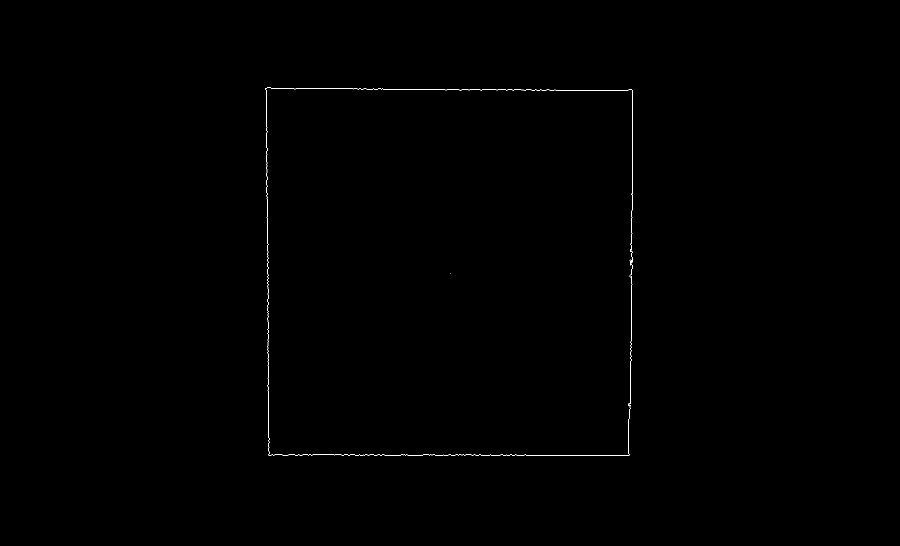
#> input picture images/thickness_1/singleshot/contour.png, 1800 x 1092 px (shown at 1/2 size)
$ python Reconstruction_Singleshot.py   (Python 2 division)
#> lines starting #> are read from the running program, lines starting #| are printed output that depends on the picture; after the words box and inside, x2 and y2 are one past the last pixel; in counts of white or black regions, pixels touching at a corner belong together
import ROOT
import cv2
import numpy as np
import os
import math
from array import array

ROOT.gROOT.SetBatch(True)
#> (this line was passed over: ROOT is not available in this run)
ROOT.gStyle.SetOptStat(0)
#> (this line was passed over: ROOT is not available in this run)
#> further down, img_contour is the input picture: shape (1092, 1800, 3); 0.15% white in thin lines or dots, all inside (x1, y1, x2, y2) = (530, 175, 1266, 912)
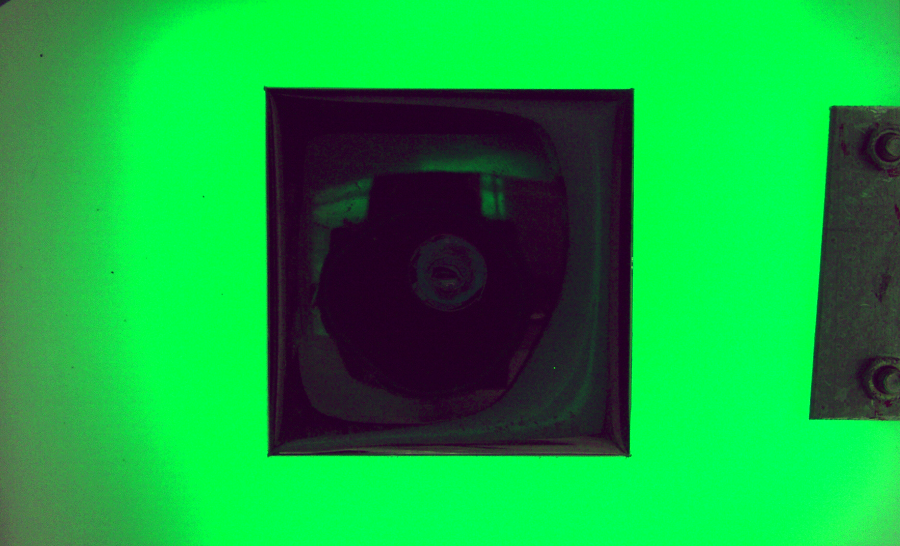
#> input picture images/thickness_1/singleshot/shot.png, 1800 x 1092 px (shown at 1/2 size)
#> further down, img_shot is the input picture: shape (1092, 1800, 3); mean B, G, R 63.5, 165.6, 20.4

def filtercircle(inputpic,tag):
#> called with tag = 'singleshot'
    img = inputpic.copy()
    nrows, ncols, rgb = img.shape
#> nrows = 1092; ncols = 1800; rgb = 3
    cx     = ncols/2
#> cx = 900
    cy     = nrows/2
#> cy = 546
    r      = nrows/2
#> r = 546
    for i in range(0, nrows):
      for j in range(0, ncols):
           distance = math.sqrt(  (j-cx)*(j-cx) + (i-cy)*(i-cy))
           if distance < 0.85*r: continue
           for k in range(0, rgb): img[i,j,k] = 0
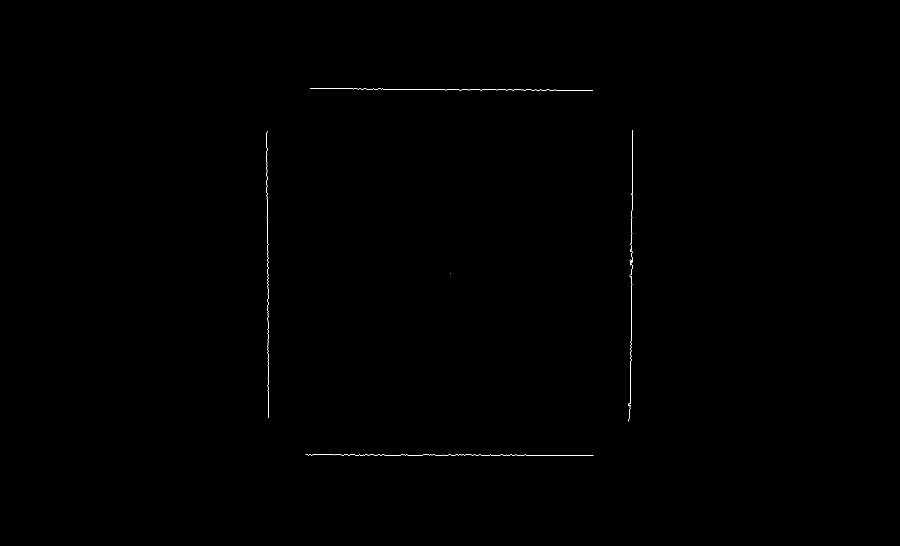
#> img: shape (1092, 1800, 3) (shown at 1/2 size); 0.12% white in thin lines or dots, all inside (x1, y1, x2, y2) = (532, 176, 1266, 912)
    cv2.imwrite("plots_singleshot/test_circle_%s.png"%tag,img)
    return img

# [32 lines left out: functions converttomm, preselect_averagey, not called in this run]

def makegraph(inputpic):
    img = inputpic.copy()
    nrows, ncols, rgb = img.shape
    pixels_xy = []
    #Find all white pixel in x-axis
    for i in range(0, nrows):
      for j in range(0, ncols):
           if img[i,j,0] != 0:
              pixels_xy.append([j,i])
    #order them from low x to high x
    pixels_xy = sorted(pixels_xy, key=lambda x: x[0], reverse=False)
    #Preselect pixels
    pixels_xy = preselect_averagey(pixels_xy)
    x, y = array( 'f' ), array( 'f' )
    for i in range(0, len(pixels_xy)):
       x.append( pixels_xy[i][0] )
       y.append( pixels_xy[i][1] )
    gr = ROOT.TGraph( len(pixels_xy), x, y )
    return gr

# [22 lines left out: functions makepoint, findintersection, not called in this run]

def makefits(inputt,inputb,inputl,inputr,tag):
    #Get points for fits
    nrows, ncols, rgb = inputt.shape
    grt = makegraph(inputt)
    grb = makegraph(inputb)
    grl = makegraph(inputl)
    grr = makegraph(inputr)
    #Get min/max for fit
    n_t    = grt.GetN()
    maxx_t = grt.GetX()[n_t-1]
    minx_t = grt.GetX()[0]
    n_b    = grb.GetN()
    maxx_b = grb.GetX()[n_b-1]
    minx_b = grb.GetX()[0]
    n_l    = grl.GetN()
    maxx_l = grl.GetX()[n_l-1]
    minx_l = grl.GetX()[0]
    n_r    = grr.GetN()
    maxx_r = grr.GetX()[n_r-1]
    minx_r = grr.GetX()[0]

    #Fit to graphs with linear function
    print "[INFO] Starting fits in all corners"
    grt.Fit("pol1","RQ","",minx_t-1,maxx_t+1);
    grb.Fit("pol1","RQ","",minx_b-1,maxx_b+1);
    grl.Fit("pol1","RQ","",minx_l-0.5,maxx_l+0.1);
    grr.Fit("pol1","RQ","",minx_r-0.1,maxx_r+0.5);
    grt.GetFunction("pol1").SetLineColor(ROOT.kRed)
    grb.GetFunction("pol1").SetLineColor(ROOT.kRed)
    grl.GetFunction("pol1").SetLineColor(ROOT.kRed)
    grr.GetFunction("pol1").SetLineColor(ROOT.kRed)

    #Find the intersection
    fitt = grt.GetFunction("pol1");
    fitb = grb.GetFunction("pol1");
    fitl = grl.GetFunction("pol1");
    fitr = grr.GetFunction("pol1");
    x_1,y_1  = findintersection(fitt,fitr,0,ncols)
    x_2,y_2  = findintersection(fitt,fitl,0,ncols)
    x_3,y_3  = findintersection(fitb,fitl,0,ncols)
    x_4,y_4  = findintersection(fitb,fitr,0,ncols)
    print "   - The fitted corner positions:"
    print "           -  Corner 1 (x,y): [%.3f,%.3f]"%(x_1,y_1)
    print "           -  Corner 2 (x,y): [%.3f,%.3f]"%(x_2,y_2)
    print "           -  Corner 3 (x,y): [%.3f,%.3f]"%(x_3,y_3)
    print "           -  Corner 4 (x,y): [%.3f,%.3f]"%(x_4,y_4)
    gr1  = makepoint(x_1,y_1)
    gr2  = makepoint(x_2,y_2)
    gr3  = makepoint(x_3,y_3)
    gr4  = makepoint(x_4,y_4)

    #Create Canvas
    c1 = ROOT.TCanvas("c1", "c1", 1600, 1000)
    c1.SetFrameLineWidth(3)
    c1.SetBottomMargin (0.15)
    c1.SetRightMargin (0.05)
    c1.SetLeftMargin (0.10)
    #First just a frame to give the format to the plot
    histoframe = ROOT.TH2F("","",ncols*10,0,ncols,nrows*10,0,nrows)
    histoframe.GetYaxis().SetTitleSize(0.050)
    histoframe.GetXaxis().SetTitleSize(0.055)
    histoframe.GetYaxis().SetLabelSize(0.05)
    histoframe.GetXaxis().SetLabelSize(0.05)
    histoframe.GetXaxis().SetLabelOffset(0.010)
    histoframe.GetYaxis().SetTitleOffset(1.0)
    histoframe.GetXaxis().SetTitleOffset(1.1)
    histoframe.GetXaxis().SetTitle("X pixel coordinate")
    histoframe.GetYaxis().SetTitle("Y pixel coordinate")
    histoframe.Draw()
    #format to tgraphs
    grt.SetLineColor( 2 )
    grt.SetLineWidth( 1 )
    grt.SetMarkerColor( ROOT.kBlack )
    grt.SetMarkerSize( 1.5 )
    grt.SetMarkerStyle( 8 )
    grt.Draw( 'P same' )
    grb.SetLineColor( 2 )
    grb.SetLineWidth( 1 )
    grb.SetMarkerColor( ROOT.kBlack )
    grb.SetMarkerSize( 1.5 )
    grb.SetMarkerStyle( 8 )
    grb.Draw( 'P same' )
    grl.SetLineColor( 2 )
    grl.SetLineWidth( 1 )
    grl.SetMarkerColor( ROOT.kBlack )
    grl.SetMarkerSize( 1.5 )
    grl.SetMarkerStyle( 8 )
    grl.Draw( 'P same' )
    grr.SetLineColor( 2 )
    grr.SetLineWidth( 1 )
    grr.SetMarkerColor( ROOT.kBlack )
    grr.SetMarkerSize( 1.5 )
    grr.SetMarkerStyle( 8 )
    grr.Draw( 'P same' )

    gr1.SetMarkerColor(ROOT.kBlue)
    gr1.SetMarkerSize( 2)
    gr1.SetMarkerStyle(8)
    gr1.Draw( 'P same' )
    gr2.SetMarkerColor(ROOT.kBlue)
    gr2.SetMarkerSize( 2)
    gr2.SetMarkerStyle(8)
    gr2.Draw( 'P same' )
    gr3.SetMarkerColor(ROOT.kBlue)
    gr3.SetMarkerSize( 2)
    gr3.SetMarkerStyle(8)
    gr3.Draw( 'P same' )
    gr4.SetMarkerColor(ROOT.kBlue)
    gr4.SetMarkerSize( 2)
    gr4.SetMarkerStyle(8)
    gr4.Draw( 'P same' )

    #Draw the intersection point
    pt1 = ROOT.TPaveText(0.1863218,0.886316,0.3045977,0.978947,"brNDC")
    pt1.SetBorderSize(0)
    pt1.SetTextAlign(12)
    pt1.SetTextFont(62)
    pt1.SetTextSize(0.05)
    pt1.SetFillColor(0)
    pt1.SetFillStyle(0)
    pt1.AddText("CMS HGCAL SiPM-on-tile")
    pt1.Draw("SAME")

    #Draw legends
    leg_1 = ROOT.TLegend(0.12,0.3,0.25,0.70)
    leg_1.SetNColumns(1)
    leg_1.SetBorderSize(0)
    leg_1.SetTextSize(0.030)
    leg_1.SetTextFont(42)
    leg_1.SetLineColor(1)
    leg_1.SetLineWidth(10)
    leg_1.SetFillColor(0)
    leg_1.SetFillStyle(0)
    leg_1.Draw()
    leg_1.AddEntry(fitt,"Fits", "l")
    leg_1.AddEntry(grt,"Points", "p")
    leg_1.AddEntry(gr1,"Corner 1: (%.1f,%.1f)"%(x_1,y_1), "p")
    leg_1.AddEntry(gr2,"Corner 2: (%.1f,%.1f)"%(x_2,y_2), "p")
    leg_1.AddEntry(gr3,"Corner 3: (%.1f,%.1f)"%(x_3,y_3), "p")
    leg_1.AddEntry(gr4,"Corner 4: (%.1f,%.1f)"%(x_4,y_4), "p")

    c1.Update()
    c1.SaveAs("results_singleshot/fit_%s.pdf"%tag)

    return [[x_1,y_1],[x_2,y_2],[x_3,y_3],[x_4,y_4]], [fitt,fitb,fitr,fitl]

def filtersides(inputpic,res,tag):
#> called with res = 10, tag = 'singleshot'
    print "[INFO] Pixel analysis all corners"
    imgt = inputpic.copy()
    imgb = inputpic.copy()
    imgl = inputpic.copy()
    imgr = inputpic.copy()

    nrows, ncols, rgb = inputpic.shape
#> nrows = 1092; ncols = 1800; rgb = 3
    w_h_xmin  = 0
    w_h_xmax  = 0
    w_h_ymax  = 0
    w_h_ymin  = 0
    w_v_xmin  = 0
    w_v_xmax  = 0
    w_v_ymax  = 0
    w_v_ymin  = 0
    pixels_xy = []
    #Find all white pixel in x-axis
    for i in range(0, nrows):
      for j in range(0, ncols):
           if inputpic[i,j,0] != 0:
              pixels_xy.append([j,i])
    pixels_xy_byx= sorted(pixels_xy, key=lambda x: x[0], reverse=True)
    pixels_xy_byy= sorted(pixels_xy, key=lambda x: x[1], reverse=True)
    #Find key points
    minx = pixels_xy_byx[len(pixels_xy_byx)-1]
#> minx = [532, 284]
    maxx = pixels_xy_byx[0]
#> maxx = [1265, 260]
    miny = pixels_xy_byy[len(pixels_xy_byy)-1]
#> miny = [673, 176]
    maxy = pixels_xy_byy[0]
    print "   - Coordinates of min x pixel: ",minx
#|    - Coordinates of min x pixel:  [532, 284]
    print "   - Coordinates of max x pixel: ",maxx
#|    - Coordinates of max x pixel:  [1265, 260]
    print "   - Coordinates of min y pixel: ",miny
#|    - Coordinates of min y pixel:  [673, 176]
    print "   - Coordinates of max y pixel: ",maxy
#|    - Coordinates of max y pixel:  [783, 911]

    #Windows for top
    w_t_xmin = minx[0]
    w_t_xmax = maxx[0]
    w_t_ymax = miny[1]+res
    w_t_ymin = miny[1]-res
    #Windows for bot
    w_b_xmin = minx[0]
    w_b_xmax = maxx[0]
    w_b_ymax = maxy[1]+res
    w_b_ymin = maxy[1]-res
    #Windows for lef
    w_l_xmin = minx[0]-res
    w_l_xmax = minx[0]+res
    w_l_ymax = maxy[1]
    w_l_ymin = miny[1]
    #Windows for lef
    w_r_xmin = maxx[0]-res
    w_r_xmax = maxx[0]+res
    w_r_ymax = maxy[1]
    w_r_ymin = miny[1]
    #Filter only top
    for i in range(0, nrows):
      for j in range(0, ncols):
               if i>=w_t_ymin and i<=w_t_ymax and j>=w_t_xmin and j<=w_t_xmax: continue
               for k in range(0, rgb): imgt[i,j,k] = 0
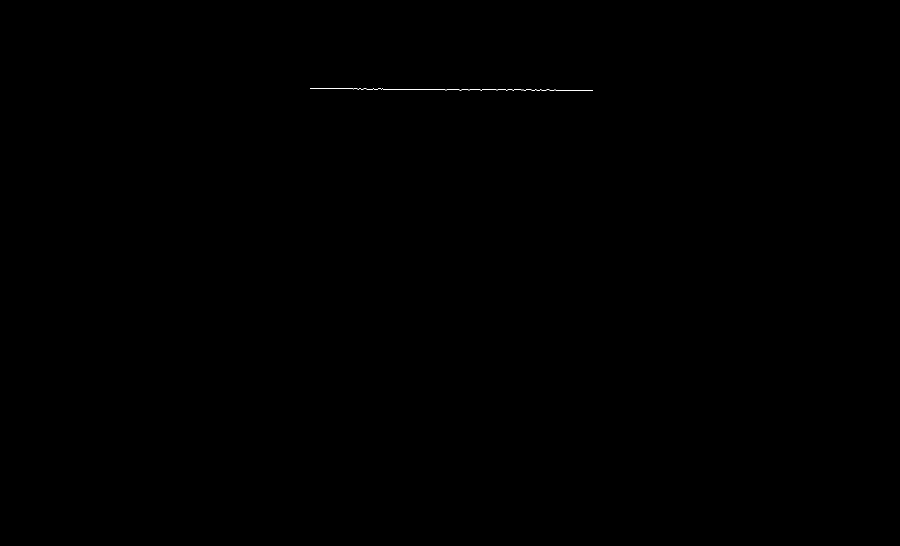
#> imgt: shape (1092, 1800, 3) (shown at 1/2 size); 0.03% white in thin lines or dots, all inside (x1, y1, x2, y2) = (620, 176, 1186, 181)
    #Filter only bot
    for i in range(0, nrows):
      for j in range(0, ncols):
               if i>=w_b_ymin and i<=w_b_ymax and j>=w_b_xmin and j<=w_b_xmax: continue
               for k in range(0, rgb): imgb[i,j,k] = 0
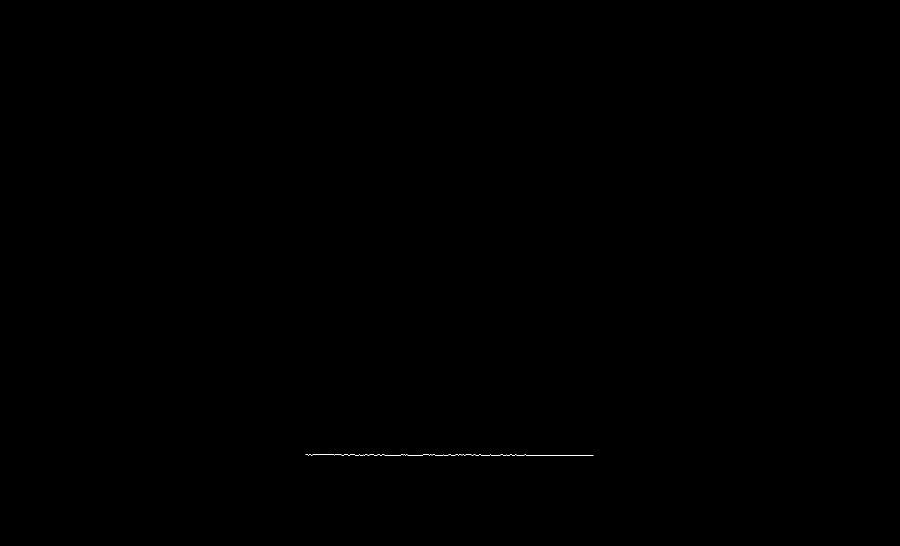
#> imgb: shape (1092, 1800, 3) (shown at 1/2 size); 0.03% white in thin lines or dots, all inside (x1, y1, x2, y2) = (611, 909, 1187, 912)
    #Filter lef top
    for i in range(0, nrows):
      for j in range(0, ncols):
               if i>=w_l_ymin and i<=w_l_ymax and j>=w_l_xmin and j<=w_l_xmax: continue
               for k in range(0, rgb): imgl[i,j,k] = 0
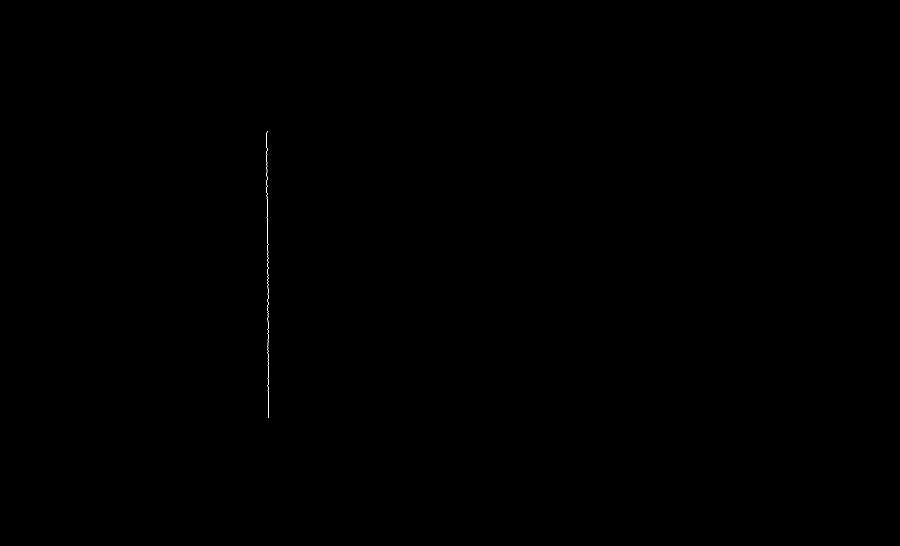
#> imgl: shape (1092, 1800, 3) (shown at 1/2 size); 0.03% white in thin lines or dots, all inside (x1, y1, x2, y2) = (532, 262, 538, 836)
    #Filter rig bot
    for i in range(0, nrows):
      for j in range(0, ncols):
               if i>=w_r_ymin and i<=w_r_ymax and j>=w_r_xmin and j<=w_r_xmax: continue
               for k in range(0, rgb): imgr[i,j,k] = 0
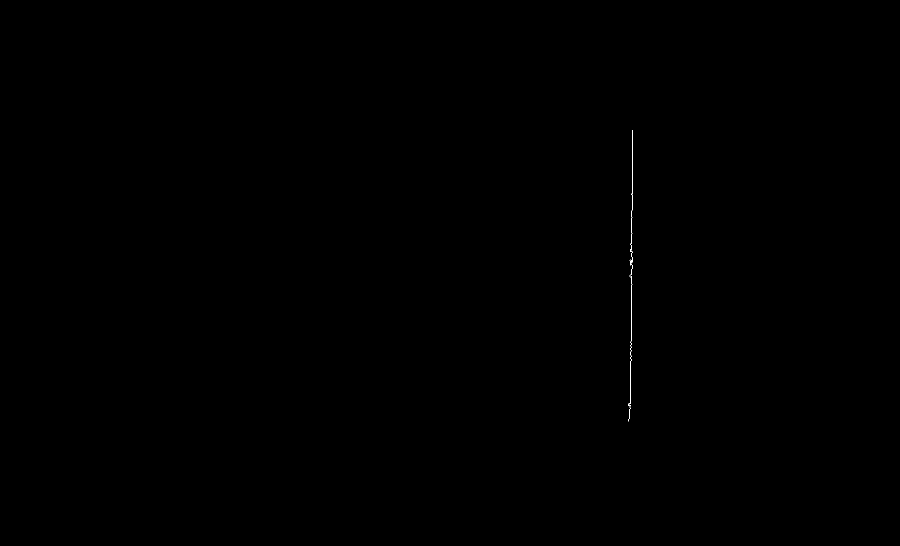
#> imgr: shape (1092, 1800, 3) (shown at 1/2 size); 0.03% white in thin lines or dots, all inside (x1, y1, x2, y2) = (1256, 260, 1266, 843)
    cv2.imwrite("plots_singleshot/top_%s.png"%tag,imgt)
    cv2.imwrite("plots_singleshot/bot_%s.png"%tag,imgb)
    cv2.imwrite("plots_singleshot/lef_%s.png"%tag,imgl)
    cv2.imwrite("plots_singleshot/rig_%s.png"%tag,imgr)
    return imgt,imgb,imgl,imgr

# [27 lines left out: function drawresults, not called in this run]

#make directories
os.system("mkdir plots_singleshot")
os.system("mkdir results_singleshot")

#original shot and contour (in RGB)
img_contour  = cv2.imread('images/thickness_1/singleshot/contour.png')
img_shot     = cv2.imread('images/thickness_1/singleshot/shot.png')

#filter circle from contours (in RGB)
img_nocircle  = filtercircle(img_contour,"singleshot")

#filter horizontal and vertical lines (in RGB)
img_top,img_bottom,img_left,img_right = filtersides(img_nocircle,10,"singleshot")

#fit points
xy_1234,fit_1234 = makefits(img_top,img_bottom,img_left,img_right,"singleshot")
#> (the run stopped early here; a loop or call above may not have finished)
